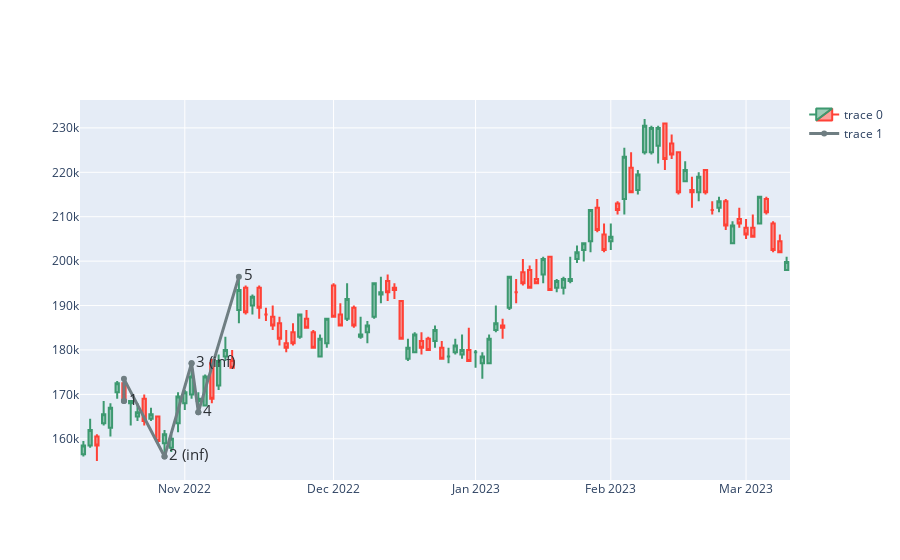

The notebook cell this image was saved under:
### Code cell
import models.helpers as helpers

wavepattern_up = WavePattern.WavePattern(waves_up, verbose=True)

helpers.plot_pattern(df, wavepattern_up)
